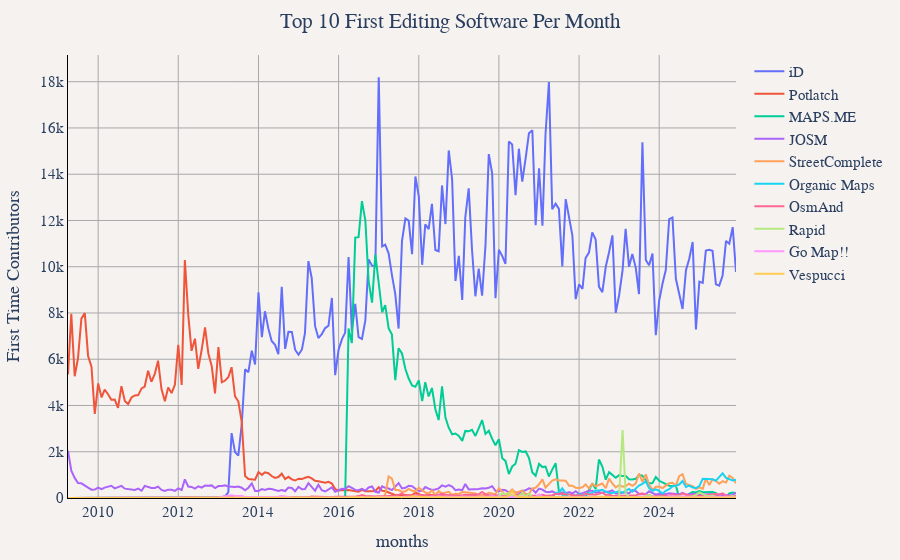

The notebook cell saved with this chart:
### Code cell
df = duckdb.sql("""
WITH top_software AS (
	SELECT created_by
	FROM (
		SELECT
			created_by,
			COUNT(DISTINCT user_name) as total_contributors
		FROM '../changeset_data/year=*/month=*/*.parquet'
		WHERE created_by IS NOT NULL
		GROUP BY created_by
		ORDER BY total_contributors DESC
		LIMIT 10
	)
),
user_first_edit AS (
	SELECT 
		user_name,
		ARG_MIN(created_by, changeset_id) as first_created_by,
		ARG_MIN(year * 100 + month, changeset_id) as year_month
	FROM '../changeset_data/year=*/month=*/*.parquet'
	WHERE created_by IS NOT NULL
	GROUP BY user_name
),
first_software_only AS (
	SELECT 
		user_name,
		first_created_by as created_by,
		CONCAT(CAST(year_month // 100 as VARCHAR), '-', LPAD(CAST(year_month % 100 as VARCHAR), 2, '0')) as months
	FROM user_first_edit
	WHERE first_created_by IN (SELECT created_by FROM top_software)
),
monthly_first_software_counts AS (
	SELECT 
		months,
		created_by,
		COUNT(DISTINCT user_name) as first_time_users
	FROM first_software_only
	GROUP BY months, created_by
)
SELECT 
	months,
	created_by,
	first_time_users as 'First Time Contributors'
FROM monthly_first_software_counts
ORDER BY months""").df()
util.show_figure(
    [
        util.FigureConfig(
            title="Top 10 First Editing Software Per Month",
            x_col="months",
            y_col="First Time Contributors",
            group_col="created_by",
            query_or_df=df,
        ),
    ],
)

### Figure 1 — Plotly figure (JSON) as saved in the notebook; plotly's stock layout.template omitted (floating-point values rounded to 4 significant figures; data arrays with more than 128 entries replaced by an {"elided": "..."} marker saying what was removed)
{"data": [{"hovertemplate": "iD<br>%{x}<br>%{y:,} First Time Contributors<extra></extra>", "name": "iD", "type": "scatter", "visible": true, "x": {"elided": "201 str values"}, "y": {"elided": "201 int values"}}, {"hovertemplate": "Potlatch<br>%{x}<br>%{y:,} First Time Contributors<extra></extra>", "name": "Potlatch", "type": "scatter", "visible": true, "x": {"elided": "201 str values"}, "y": {"elided": "201 int values"}}, {"hovertemplate": "MAPS.ME<br>%{x}<br>%{y:,} First Time Contributors<extra></extra>", "name": "MAPS.ME", "type": "scatter", "visible": true, "x": {"elided": "201 str values"}, "y": {"elided": "201 int values"}}, {"hovertemplate": "JOSM<br>%{x}<br>%{y:,} First Time Contributors<extra></extra>", "name": "JOSM", "type": "scatter", "visible": true, "x": {"elided": "201 str values"}, "y": {"elided": "201 int values"}}, {"hovertemplate": "StreetComplete<br>%{x}<br>%{y:,} First Time Contributors<extra></extra>", "name": "StreetComplete", "type": "scatter", "visible": true, "x": {"elided": "201 str values"}, "y": {"elided": "201 int values"}}, {"hovertemplate": "Organic Maps<br>%{x}<br>%{y:,} First Time Contributors<extra></extra>", "name": "Organic Maps", "type": "scatter", "visible": true, "x": {"elided": "201 str values"}, "y": {"elided": "201 int values"}}, {"hovertemplate": "OsmAnd<br>%{x}<br>%{y:,} First Time Contributors<extra></extra>", "name": "OsmAnd", "type": "scatter", "visible": true, "x": {"elided": "201 str values"}, "y": {"elided": "201 int values"}}, {"hovertemplate": "Rapid<br>%{x}<br>%{y:,} First Time Contributors<extra></extra>", "name": "Rapid", "type": "scatter", "visible": true, "x": {"elided": "201 str values"}, "y": {"elided": "201 int values"}}, {"hovertemplate": "Go Map!!<br>%{x}<br>%{y:,} First Time Contributors<extra></extra>", "name": "Go Map!!", "type": "scatter", "visible": true, "x": {"elided": "201 str values"}, "y": {"elided": "201 int values"}}, {"hovertemplate": "Vespucci<br>%{x}<br>%{y:,} First Time Contributors<extra></extra>", "name": "Vespucci", "type": "scatter", "visible": true, "x": {"elided": "201 str values"}, "y": {"elided": "201 int values"}}], "layout": {"barmode": "stack", "font": {"family": "Times", "size": 15}, "margin": {"b": 55, "l": 55, "r": 55, "t": 55}, "paper_bgcolor": "#f5f2f0", "plot_bgcolor": "#f5f2f0", "title": {"text": "Top 10 First Editing Software Per Month", "x": 0.5}, "xaxis": {"gridcolor": "darkgray", "linecolor": "black", "showgrid": true, "tickcolor": "black", "title": {"text": "months"}, "zerolinecolor": "darkgray"}, "yaxis": {"gridcolor": "darkgray", "linecolor": "black", "rangemode": "tozero", "showgrid": true, "tickcolor": "black", "title": {"text": "First Time Contributors"}, "zerolinecolor": "darkgray"}}}
